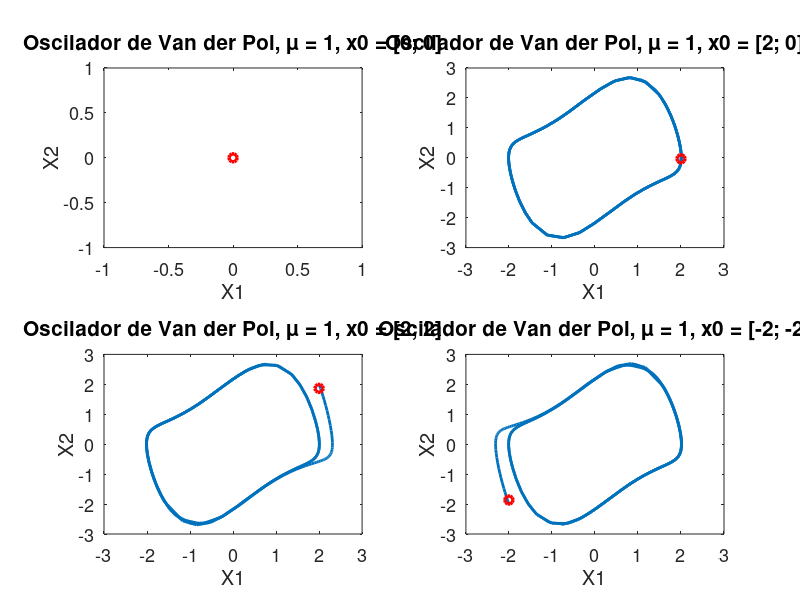
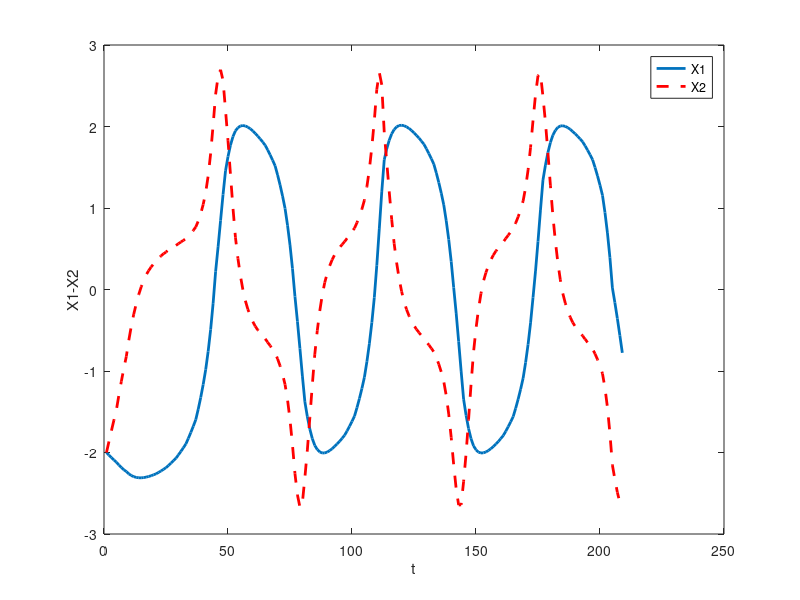

MATLAB code to generate these figures, in order:

close all
clc
clear all

fs = 15;
fs1 = 13;
lw = 2.5;

tspan = [0, 20];
mu = 1;
vdpol = @(t,x) [x(2); mu*(1-x(1)^2)*x(2)-x(1)];
% suma = @(x1,x2) (x1 + x2);

x0 = [0; 0];

[t, x] = ode45(vdpol, tspan, x0);


%% Plot of the solution
subplot(2,2,1)
plot(x(:,1), x(:,2), 'Linewidth', 2), hold on, plot(x(1,1), x(2,2), 'or', 'Linewidth', lw)
set(gca,'fontsize', fs1)
xlabel('X1')
ylabel('X2')
title('Oscilador de Van der Pol, \mu = 1, x0 = [0; 0]', 'FontSize', fs)

x0 = [2; 0];
[~, x] = ode45(vdpol, tspan, x0);

subplot(2,2,2)
plot(x(:,1), x(:,2), 'Linewidth', 2), hold on, plot(x(1,1), x(2,2), 'or', 'Linewidth', lw)
set(gca,'fontsize', fs1)
xlabel('X1')
ylabel('X2')
title('Oscilador de Van der Pol, \mu = 1, x0 = [2; 0]', 'FontSize', fs)


x0 = [2; 2];
[~, x] = ode45(vdpol, tspan, x0);

subplot(2,2,3)
plot(x(:,1), x(:,2), 'Linewidth', 2), hold on, plot(x(1,1), x(2,2), 'or', 'Linewidth', lw)
set(gca,'fontsize', fs1)
xlabel('X1')
ylabel('X2')
title('Oscilador de Van der Pol, \mu = 1, x0 = [2; 2]', 'FontSize', fs)

x0 = [-2; -2];
[~, x] = ode45(vdpol, tspan, x0);

subplot(2,2,4)
plot(x(:,1), x(:,2), 'Linewidth', 2), hold on, plot(x(1,1), x(2,2), 'or', 'Linewidth', lw)
set(gca,'fontsize', fs1)
xlabel('X1')
ylabel('X2')
title('Oscilador de Van der Pol, \mu = 1, x0 = [-2; -2]', 'FontSize', fs)

figure
plot(x(:,1), 'Linewidth', 2), 
hold on
plot(x(:,2), '--r', 'Linewidth', 2), 
xlabel('t')
ylabel('X1-X2')
legend('X1', 'X2')
